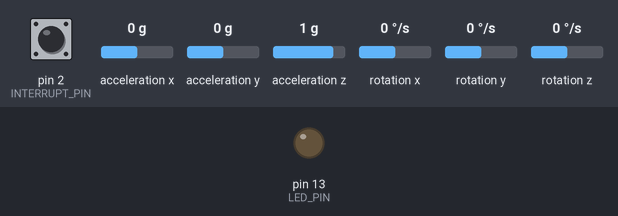
Simulated run of this sketch. Board: Arduino Uno, built with avr-gcc and run on an emulated ATmega328P. Parts: output pins drawn as LEDs (lit = HIGH). Dashed ring = blinking. The test bench sets the inputs (shaded band); at power-on: pin 2 (INTERRUPT_PIN) LOW, acceleration x 0 g, acceleration y 0 g, acceleration z 1 g, rotation x 0 °/s, rotation y 0 °/s, rotation z 0 °/s. The sensor or clock chip raises its interrupt line as the real part does; no radio packets arrive unless stated; what the sketch prints to the serial monitor is not drawn.

Above: at 0.1 s.
At 1.1 s:
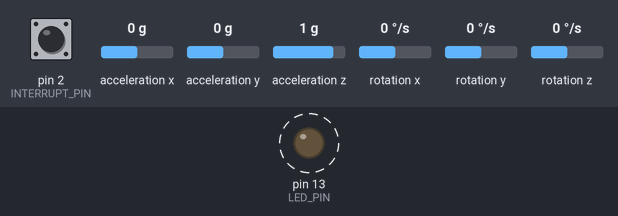
Timing chart, 0 to 4.0 s (numbered marks = the images above):
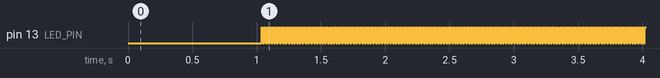

The sketch:

2IMU_Transmitter.ino
```cpp
// I2Cdev and MPU6050 must be installed as libraries, or else the .cpp/.h files
// for both classes must be in the include path of your project
#include "I2Cdev.h"
#include "MPU6050_6Axis_MotionApps20.h"
#include <SPI.h>
#include <nRF24L01.h>
#include <RF24.h>
#include <Wire.h>

MPU6050 mpu[] = {0x68, 0x69};// AD0 low = 0x68, AD0 high = 0x69

#define INTERRUPT_PIN 2  // use pin 2 on Arduino Uno & most boards
#define LED_PIN 13 // (Arduino is 13, Teensy is 11, Teensy++ is 6)
bool blinkState = false;

// MPU control/status vars
bool dmpReady = false;  // set true if DMP init was successful
uint8_t mpuIntStatus[] = {0, 0};   // holds actual interrupt status byte from MPU
uint8_t devStatus;      // return status after each device operation (0 = success, !0 = error)
uint16_t packetSize[] = {0, 0};    // expected DMP packet size (default is 42 bytes)
uint16_t fifoCount;     // count of all bytes currently in FIFO
uint8_t fifoBuffer[64]; // FIFO storage buffer

// orientation/motion vars
Quaternion q;           // [w, x, y, z]         quaternion container
VectorInt16 aa;         // [x, y, z]            accel sensor measurements
VectorInt16 aaReal;     // [x, y, z]            gravity-free accel sensor measurements
VectorInt16 aaWorld;    // [x, y, z]            world-frame accel sensor measurements
VectorFloat gravity;    // [x, y, z]            gravity vector
float ypr[3];           // [yaw, pitch, roll]   yaw/pitch/roll container and gravity vector

float MPU_y[] = {0, 0};
float MPU_p[] = {0, 0};
float MPU_r[] = {0, 0};

RF24 radio(7, 8);   // nRF24L01 (CE, CSN)
const byte address[6] = "00001"; // Address

// Max size of this struct is 32 bytes - NRF24L01 buffer limit
struct Data_Package {
  byte MPU0_y;
  byte MPU0_p;
  byte MPU0_r;
  byte MPU1_y;
  byte MPU1_p;
  byte MPU1_r;
};
Data_Package data; //Create a variable with the above structure

volatile bool mpuInterrupt = false;     // indicates whether MPU interrupt pin has gone high
void dmpDataReady() {
  mpuInterrupt = true;
}

void setup() {
  // join I2C bus (I2Cdev library doesn't do this automatically)
#if I2CDEV_IMPLEMENTATION == I2CDEV_ARDUINO_WIRE
  Wire.begin();
  Wire.setClock(400000); // 400kHz I2C clock. Comment this line if having compilation difficulties
#elif I2CDEV_IMPLEMENTATION == I2CDEV_BUILTIN_FASTWIRE
  Fastwire::setup(400, true);
#endif

  Serial.begin(115200);
  while (!Serial);

  // initialize device
  Serial.println(F("Initializing I2C devices..."));
  for (byte b = 0; b < 2; b++)
  {
    mpu[b].initialize();
    pinMode(INTERRUPT_PIN, INPUT);

    Serial.print("MPU#");
    Serial.print(b);
    Serial.println(":");
    // verify connection
    Serial.println(F("Testing device connections..."));
    Serial.println(mpu[b].testConnection() ? F("MPU6050 connection successful") : F("MPU6050 connection failed"));

    // load and configure the DMP
    Serial.println(F("Initializing DMP..."));
    devStatus = mpu[b].dmpInitialize();

    // supply your own gyro offsets here, scaled for min sensitivity
    mpu[b].setXGyroOffset(220);
    mpu[b].setYGyroOffset(76);
    mpu[b].setZGyroOffset(-85);
    mpu[b].setZAccelOffset(1788); // 1688 factory default for my test chip

    // make sure it worked (returns 0 if so)
    if (devStatus == 0) {
      // Calibration Time: generate offsets and calibrate our MPU6050
      mpu[b].CalibrateAccel(6);
      mpu[b].CalibrateGyro(6);
      mpu[b].PrintActiveOffsets();
      // turn on the DMP, now that it's ready
      Serial.println(F("Enabling DMP ..."));
      mpu[b].setDMPEnabled(true);

      // enable Arduino interrupt detection
      Serial.print(F("Enabling interrupt detection (Arduino external interrupt "));
      Serial.print(digitalPinToInterrupt(INTERRUPT_PIN));
      Serial.println(F(")..."));
      attachInterrupt(digitalPinToInterrupt(INTERRUPT_PIN), dmpDataReady, RISING);
      mpuIntStatus[b] = mpu[b].getIntStatus();

      // set our DMP Ready flag so the main loop() function knows it's okay to use it
      Serial.println(F("DMP ready! Waiting for first interrupt..."));
      dmpReady = true;

      // get expected DMP packet size for later comparison
      packetSize[b] = mpu[b].dmpGetFIFOPacketSize();
    } else {
      // ERROR!
      // 1 = initial memory load failed
      // 2 = DMP configuration updates failed
      // (if it's going to break, usually the code will be 1)
      Serial.print(F("DMP Initialization failed (code "));
      Serial.print(devStatus);
      Serial.println(F(")"));
    }
  }
  // configure LED for output
  pinMode(LED_PIN, OUTPUT);

  // Define the radio communication
  radio.begin();
  radio.openWritingPipe(address);
  radio.setAutoAck(false);
  radio.setDataRate(RF24_250KBPS);
  radio.setPALevel(RF24_PA_MIN); // It was originally LOW

  data.MPU0_y = 0;
  data.MPU0_p = 0;
  data.MPU0_r = 0;
  data.MPU1_y = 0;
  data.MPU1_p = 0;
  data.MPU1_r = 0;
}

void loop() {
  // if programming failed, don't try to do anything
  if (!dmpReady) return;
  for (byte b = 0; b < 2; b++) {
    // read a packet from FIFO
    if (mpu[b].dmpGetCurrentFIFOPacket(fifoBuffer)) { // Get the Latest packet
      // display Euler angles in degrees
      mpu[b].dmpGetQuaternion(&q, fifoBuffer);
      mpu[b].dmpGetGravity(&gravity, &q);
      mpu[b].dmpGetYawPitchRoll(ypr, &q, &gravity);
      Serial.print("mpu#");
      Serial.print(b);
      Serial.print("\t");
      Serial.print(ypr[0] * 180 / M_PI);
      Serial.print("\t");
      Serial.print(ypr[1] * 180 / M_PI);
      Serial.print("\t");
      Serial.println(ypr[2] * 180 / M_PI);

      MPU_y[b] = ypr[0] * 180 / M_PI;
      MPU_p[b] = ypr[1] * 180 / M_PI;
      MPU_r[b] = ypr[2] * 180 / M_PI;
    }
    // blink LED to indicate activity
    blinkState = !blinkState;
    digitalWrite(LED_PIN, blinkState);
  }
  data.MPU0_y = MPU_y[0];
  data.MPU0_p = MPU_p[0];
  data.MPU0_r = MPU_r[0];
  data.MPU1_y = MPU_y[1];
  data.MPU1_p = MPU_p[1];
  data.MPU1_r = MPU_r[1];
  // Send the whole data from the structure to the receiver
  radio.write(&data, sizeof(Data_Package));
}
```

Measured:
- by itself, pin 13 (LED_PIN): alternates HIGH for 0.01 s and LOW for 0.01 s
